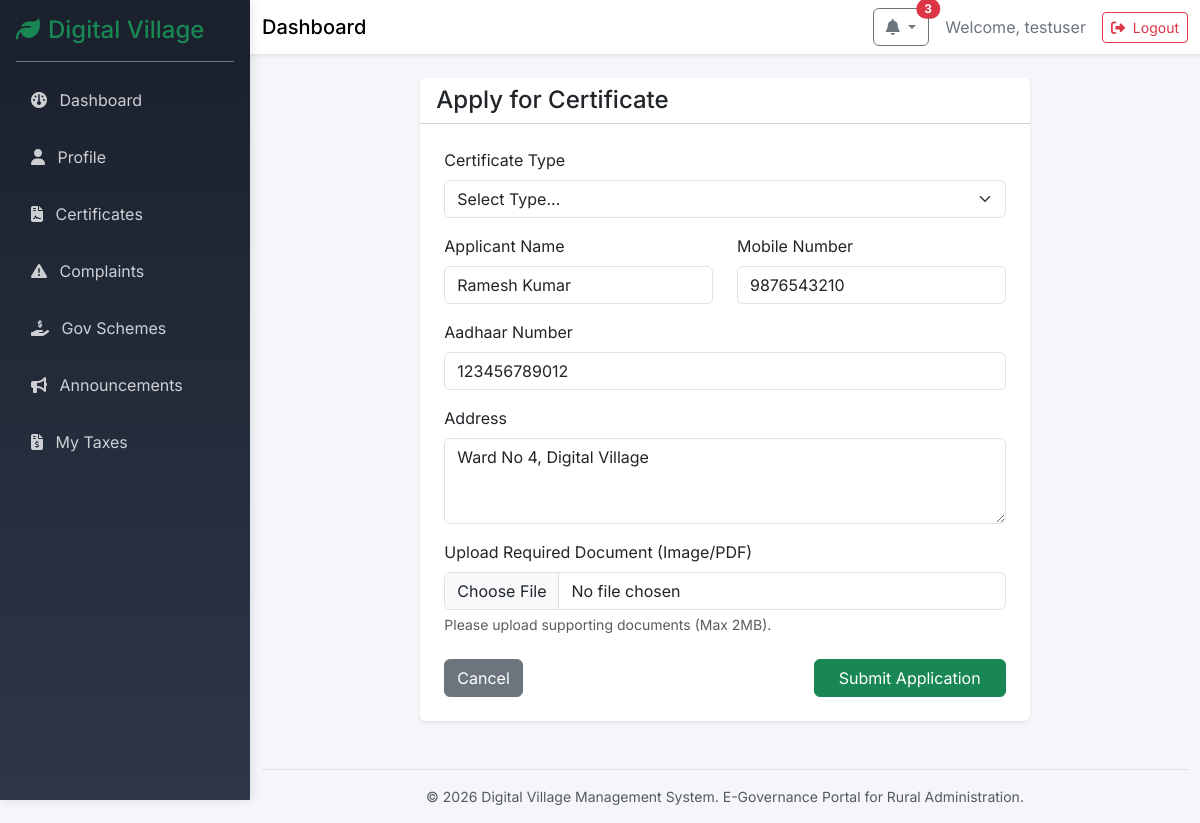
Screenshot of /villager/certificates/apply (signed in) with the database file from the repository.
### models/user.py (models this page shows, shortened)
class User(UserMixin, db.Model):
    __tablename__ = 'users'
    id = db.Column(db.Integer, primary_key=True)
    username = db.Column(db.String(64), index=True, unique=True, nullable=False)
    password_hash = db.Column(db.String(256), nullable=False)
    role = db.Column(db.String(20), nullable=False, default='villager') # 'admin' or 'villager'
    created_at = db.Column(db.DateTime, default=datetime.utcnow)

class Villager(db.Model):
    __tablename__ = 'villagers'
    id = db.Column(db.Integer, primary_key=True)
    user_id = db.Column(db.Integer, db.ForeignKey('users.id'), nullable=False)
    full_name = db.Column(db.String(100), nullable=False)
    mobile = db.Column(db.String(15), nullable=False)
    address = db.Column(db.Text, nullable=False)
    aadhaar = db.Column(db.String(12), nullable=False) # Demo only
    updated_at = db.Column(db.DateTime, default=datetime.utcnow, onupdate=datetime.utcnow)
    user = db.relationship('User', backref=db.backref('villager_profile', uselist=False))

### routes/villager.py (the view, shortened to what this page needs)
@villager_bp.route('/certificates/apply', methods=['GET', 'POST'])
def apply_certificate():
    return render_template('villager/apply_certificate.html', villager=current_user.villager_profile)

### routes/villager.py (called while the page is built)
@villager_bp.before_request
@login_required
def check_role():
    if current_user.role != 'villager':
        flash('Access denied. This section is for villagers only.', 'danger')
        return redirect(url_for('main.index'))

### templates/villager/apply_certificate.html (shortened to what this page needs)
{% extends "dashboard_base.html" %}
{% block content %}
<div class="row">
    <div class="col-md-8 mx-auto">
        <div class="card shadow-sm border-0">
            <div class="card-header bg-white pb-0">
                <h4 class="card-title mb-2">Apply for Certificate</h4>
            </div>
            <div class="card-body p-4">
                <form action="{{ url_for('villager.apply_certificate') }}" method="POST" enctype="multipart/form-data">
                    <div class="mb-3">
                        <label for="type" class="form-label">Certificate Type</label>
                        <select class="form-select" id="type" name="type" required>
                            <option value="">Select Type...</option>
                        </select>
                    </div>
                    <div class="row">
                        <div class="col-md-6 mb-3">
                            <label for="applicant_name" class="form-label">Applicant Name</label>
                            <input type="text" class="form-control" id="applicant_name" name="applicant_name" value="{{ villager.full_name }}" required>
                        </div>
                        <div class="col-md-6 mb-3">
                            <label for="mobile" class="form-label">Mobile Number</label>
                            <input type="text" class="form-control" id="mobile" name="mobile" value="{{ villager.mobile }}" required>
                        </div>
                    </div>
                    <div class="mb-3">
                        <label for="aadhaar" class="form-label">Aadhaar Number</label>
                        <input type="text" class="form-control" id="aadhaar" name="aadhaar" value="{{ villager.aadhaar }}" required>
                    </div>
                    <div class="mb-3">
                        <label for="address" class="form-label">Address</label>
                        <textarea class="form-control" id="address" name="address" rows="3" required>{{ villager.address }}</textarea>
                    </div>
                    <div class="mb-4">
                        <label for="document" class="form-label">Upload Required Document (Image/PDF)</label>
                        <input class="form-control" type="file" id="document" name="document">
                        <div class="form-text">Please upload supporting documents (Max 2MB).</div>
                    </div>
                    <div class="d-flex justify-content-between">
                        <a href="{{ url_for('villager.certificates') }}" class="btn btn-secondary">Cancel</a>
                        <button type="submit" class="btn btn-success px-4">Submit Application</button>
                    </div>
                </form>
            </div>
        </div>
    </div>
</div>
{% endblock %}

### templates/dashboard_base.html (shortened to what this page needs)
<!DOCTYPE html>
<html lang="en">
<head>
    <link href="https://cdn.jsdelivr.net/npm/bootstrap@5.3.2/dist/css/bootstrap.min.css" rel="stylesheet">
    <link rel="stylesheet" href="https://cdnjs.cloudflare.com/ajax/libs/font-awesome/6.4.0/css/all.min.css">
    <link rel="stylesheet" href="{{ url_for('static', filename='css/style.css') }}">
</head>
<body class="dashboard-body">
    <div class="sidebar bg-dark text-white p-3" id="sidebar">
        <div class="sidebar-header border-bottom border-secondary pb-3 mb-3">
            <h4 class="mb-0 text-success"><i class="fa-solid fa-leaf me-2"></i>Digital Village</h4>
        </div>
        <ul class="nav flex-column sidebar-nav">
            {% if current_user.role == 'villager' %}
            <li class="nav-item mb-2">
                <a class="nav-link text-light {% if request.endpoint == 'villager.dashboard' %}active{% endif %}" href="{{ url_for('villager.dashboard') }}">
                    <i class="fa-solid fa-gauge me-2"></i> Dashboard
                </a>
            </li>
            <li class="nav-item mb-2">
                <a class="nav-link text-light {% if request.endpoint == 'villager.profile' %}active{% endif %}" href="{{ url_for('villager.profile') }}">
                    <i class="fa-solid fa-user me-2"></i> Profile
                </a>
            </li>
            <li class="nav-item mb-2">
                <a class="nav-link text-light {% if 'villager.certificate' in request.endpoint %}active{% endif %}" href="{{ url_for('villager.certificates') }}">
                    <i class="fa-solid fa-file-contract me-2"></i> Certificates
                </a>
            </li>
            <li class="nav-item mb-2">
                <a class="nav-link text-light {% if 'villager.complaint' in request.endpoint %}active{% endif %}" href="{{ url_for('villager.complaints') }}">
                    <i class="fa-solid fa-exclamation-triangle me-2"></i> Complaints
                </a>
            </li>
            <li class="nav-item mb-2">
                <a class="nav-link text-light {% if 'villager.scheme' in request.endpoint or 'villager.favourite' in request.endpoint %}active{% endif %}" href="{{ url_for('villager.schemes') }}">
                    <i class="fa-solid fa-hand-holding-dollar me-2"></i> Gov Schemes
                </a>
            </li>
            <li class="nav-item mb-2">
                <a class="nav-link text-light {% if 'villager.announcement' in request.endpoint %}active{% endif %}" href="{{ url_for('villager.announcements') }}">
                    <i class="fa-solid fa-bullhorn me-2"></i> Announcements
                </a>
            </li>
            <li class="nav-item mb-2">
                <a class="nav-link text-light {% if 'villager.tax' in request.endpoint %}active{% endif %}" href="{{ url_for('villager.taxes') }}">
                    <i class="fa-solid fa-file-invoice-dollar me-2"></i> My Taxes
                </a>
            </li>
            {% endif %}
        </ul>
    </div>
    <div class="main-content" id="main-content">
        <nav class="navbar navbar-expand-lg navbar-light bg-white shadow-sm mb-4">
            <div class="container-fluid">
                <span class="navbar-brand mb-0 h1 d-none d-md-block">Dashboard</span>
                <div class="ms-auto d-flex align-items-center">
                    {% if current_user.role == 'villager' %}
                    <div class="dropdown me-3">
                        <a class="btn btn-outline-secondary position-relative dropdown-toggle" href="#" role="button" id="notificationDropdown" data-bs-toggle="dropdown" aria-expanded="false" title="Notifications">
                            <i class="fa-solid fa-bell"></i>
                            {% if unread_announcements_count and unread_announcements_count > 0 %}
                            <span class="position-absolute top-0 start-100 translate-middle badge rounded-pill bg-danger animate__animated animate__pulse animate__infinite">
                                {{ unread_announcements_count }}
                            </span>
                            {% endif %}
                        </a>
                    </div>
                    {% endif %}
                    <span class="me-3 text-secondary">Welcome, {{ current_user.username }}</span>
                    <a href="{{ url_for('auth.logout') }}" class="btn btn-outline-danger btn-sm">
                        <i class="fa-solid fa-right-from-bracket me-1"></i> Logout
                    </a>
                </div>
            </div>
        </nav>
        <div class="container-fluid">
            <div class="pb-5">
                {% block content %}{% endblock %}
            </div>
            <footer class="mt-auto py-3 border-top text-center text-muted small">
                <div class="container-fluid">
                    <span>&copy; 2026 Digital Village Management System. E-Governance Portal for Rural Administration.</span>
                </div>
            </footer>
        </div>
    </div>
</body>
</html>

### static/css/style.css (style rules this page uses)
body { background-color: #f8f9fa; font-family: 'Inter', sans-serif; }
.card { transition: transform 0.2s ease, box-shadow 0.2s ease; }
.dashboard-body { display: flex; min-height: 100vh; background-color: #f4f6f9; }
.sidebar { width: 250px; transition: all 0.3s; height: 100vh; position: fixed; top: 0; left: 0; z-index: 1000; }
.sidebar-nav .nav-link { border-radius: 5px; margin-bottom: 5px; padding: 10px 15px; opacity: 0.8; }
.main-content { flex-grow: 1; margin-left: 250px; width: calc(100% - 250px); transition: all 0.3s; min-height: 100vh; }
.card { animation: fadeIn 0.3s ease-in-out; }
.sidebar { background: linear-gradient(180deg, #1a202c 0%, #2d3748 100%) !important; box-shadow: 2px 0 10px rgba(0,0,0,0.1); }

### rows the page displays
User: username "testuser"
Villager: applicant_name "Ramesh Kumar", mobile "9876543210", aadhaar "123456789012", address "Ward No 4, Digital Village"

### other values shown
{{ unread_announcements_count }} "3"
